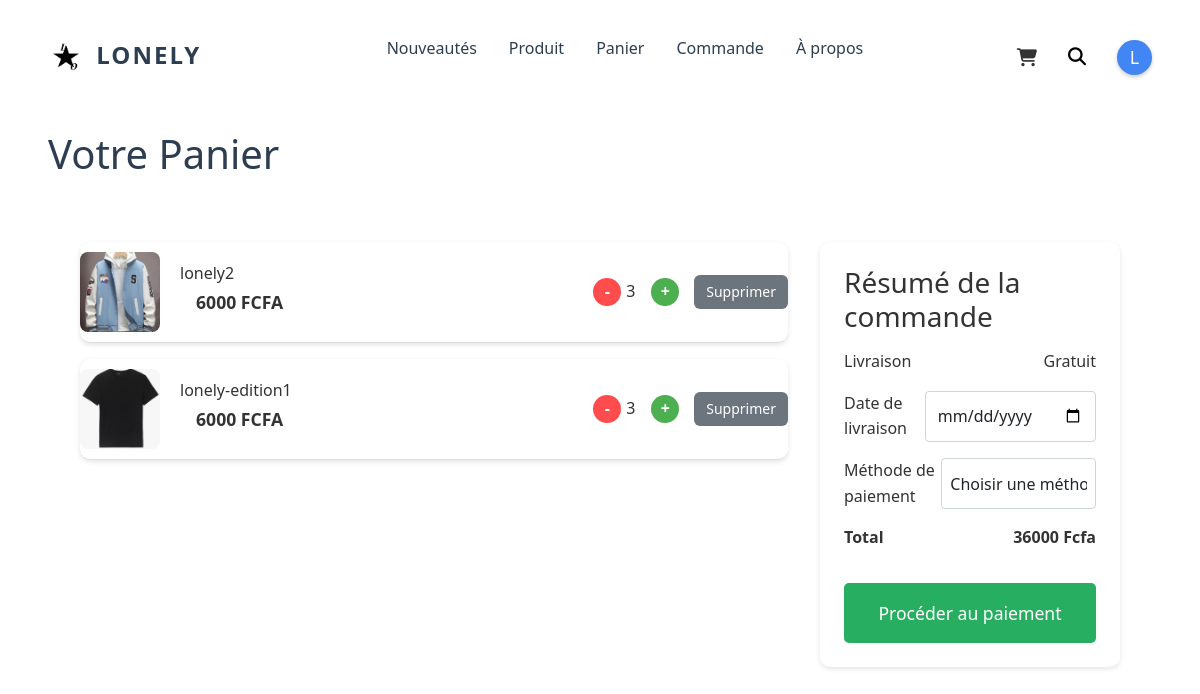
The app's page /panier/ (signed in) with its own data.
### app/models.py (models this page shows, shortened)
class CartItem(models.Model):
    cart = models.ForeignKey(Cart, on_delete=models.CASCADE, related_name='items')
    product = models.ForeignKey(Product, on_delete=models.CASCADE)
    quantity = models.PositiveIntegerField(default=1)

class Product(models.Model):
    category = models.ForeignKey(Category, on_delete=models.CASCADE, related_name='products')
    name = models.CharField(max_length=200)
    description = models.TextField(blank=True, null=True)
    price = models.IntegerField()
    image = models.ImageField(upload_to='products/', blank=True, null=True)
    stock = models.PositiveIntegerField(default=0)
    sizes = models.CharField(max_length=100, default='S,M,L,XL,XXL', blank=True)

### app/views.py (the view)
# urls.py: path('panier/', views.view_cart, name='panier'),
@login_required
def view_cart(request):
    cart, created = Cart.objects.get_or_create(user=request.user)
    items = cart.items.all()
    total = sum(item.product.price * item.quantity for item in items)
    return render(request, 'Panier/panier.html', {'items': items, 'total': total})

### app/templates/Panier/panier.html (shortened to what this page needs)
<!DOCTYPE html>
    {% load static %}
<html lang="fr">
<head>
    <link rel="stylesheet" href="https://cdnjs.cloudflare.com/ajax/libs/font-awesome/6.7.2/css/all.min.css"
 />
    <link href="https://cdn.jsdelivr.net/npm/bootstrap@5.0.2/dist/css/bootstrap.min.css" rel="stylesheet"
>
    <link rel="stylesheet" href="{% static 'style/style1.css' %}" />
    <link rel="stylesheet" href="{% static 'style/style.css' %}" />
    <link rel="stylesheet" href="{% static 'style/styles.css' %}">
</head>
<body>
    <header>
        <nav>
            <div class="logo">
                <img src="{% static 'image/logo.png' %}" alt="Lonely Logo" style="width: 40px; height: 40px; object-fit: contain;">
                LONELY
            </div>
            <ul class="nav-links">
                <li><a href="{% url 'index' %}">Nouveautés</a></li>
                <li><a href="{% url 'produit' %}">Produit</a></li>
                <li><a href="{% url 'panier' %}">Panier</a></li>
                <li><a href="{% url 'commande' %}">Commande</a></li>
                <li><a href="#apropos">À propos</a></li>
            </ul>
<div class="icons">
    <a href="{% url 'panier' %}">
        <i class="fa-solid fa-cart-shopping"></i>
    </a>
    <div class="input-wrapper">
        <button type="button" class="icon">
            <i class="fa-solid fa-magnifying-glass"></i>
        </button>
        <input placeholder="search..." class="input" name="text" type="text">
    </div>
    {% if user.is_authenticated %}
            <div class="user-profile-button">
                <a href="#" class="user-initial" style="background-color: #4285f4; color: white; width: 35px; height: 35px; border-radius: 50%; display: flex; align-items: center; justify-content: center; text-decoration: none; font-weight: 500; box-shadow: 0 2px 4px rgba(0,0,0,0.2);">
                    {{ user.username|first|upper }}
                </a>
            </div>
    {% else %}
            <a href="{% url 'login' %}" class="login-button" style="text-decoration: none;">
                <i class="fa-solid fa-user"></i>
            </a>
    {% endif %}
</div>
</nav>
<main class="cart-page">
    <h1>Votre Panier</h1>
    <div class="cart-container">
        <div class="cart-items">
            {% if not items %}
                <p>Votre panier est vide.</p>
            {% else %}
                {% for item in items %}
                <div class="cart-item" style="display: flex; align-items: center; gap: 20px; border-bottom: 1px solid #ddd; padding: 10px 0;">
                    <img src="{{ item.product.image.url }}" alt="{{ item.product.name }}" style="width: 80px; height: 80px; object-fit: cover; border-radius: 8px;">
                    <div class="item-details" style="flex-grow: 1;">
                        <h3 style="margin: 0; font-size: 16px;">{{ item.product.name }}</h3>
                        <p class="price" style="margin: 4px 0; font-weight: bold; color: #333;">{{ item.product.price }} FCFA</p>
                    </div>
                    <div style="display: flex; align-items: center; gap: 15px;">
                        <form method="post" action="{% url 'update_quantity' item.id %}" style="display: flex; align-items: center; gap: 5px;">
                            <button type="submit" name="action" value="decrease"
                                style="width: 28px; height: 28px; border-radius: 50%; background-color: #ff4d4d; color: white; border: none; cursor: pointer; font-size: 16px; font-weight: bold;">
                                -
                            </button>
                            <span class="quantity" style="font-size: 16px; font-weight: 500; min-width: 20px; text-align: center;">{{ item.quantity }}</span>
                            <button type="submit" name="action" value="increase"
                                style="width: 28px; height: 28px; border-radius: 50%; background-color: #4CAF50; color: white; border: none; cursor: pointer; font-size: 16px; font-weight: bold;">
                                +
                            </button>
                        </form>
                        <form method="post" action="{% url 'supprimer_panier' item.id %}">
                            <button type="submit"
                                style="padding: 6px 12px; background-color: #6c757d; color: white; border: none; border-radius: 6px; cursor: pointer; font-size: 14px;">
                                Supprimer
                            </button>
                        </form>
                    </div>
                </div>
                {% endfor %}
            {% endif %}
        </div>
        <div class="cart-summary">
            <h3>Résumé de la commande</h3>
            <div class="summary-line">
                <span>Livraison</span>
                <span>Gratuit</span>
            </div>
            <div class="summary-line">
                <span>Date de livraison</span>
                <input type="date"
                       name="date_livraison"
                       id="date_livraison"
                       class="form-control"
                       required>
            </div>
            <form method="POST" action="{% url 'placer_commande' %}" id="payment-form" onsubmit="return validateForm()">
                <div class="summary-line">
                    <span>Méthode de paiement</span>
                    <select name="payment_method" id="payment_method" class="form-control" required>
                        <option value="">Choisir une méthode</option>
                    </select>
                </div>
                <div class="summary-line">
                    <b><span>Total</span></b>
                    <b><span>{{ total }} Fcfa</span></b>
                </div>
                <button type="submit" class="checkout-button">Procéder au paiement</button>
            </form>
        </div>
    </div>
</main>
{% load static %}
{% load static %}
</body>
</html>

### app/static/style/style1.css (style rules this page uses)
:root { --primary-color: #333; --background-color: #fff; --accent-color: #666; --spacing: 2rem; }
* { margin: 0; padding: 0; box-sizing: border-box; }
body { font-family: 'Inter', sans-serif; line-height: 1.6; color: var(--primary-color); background-color: var(--background-color); }
header { padding: 1rem var(--spacing); position: fixed; width: 100%; background: rgba(255, 255, 255, 0.95); z-index: 1000; top: 0; }
main { padding-top: calc(70px + 1rem); }
nav { display: flex; justify-content: space-between; align-items: center; max-width: 1200px; margin: 0 auto; }
.icons { display: flex; align-items: center; gap: 15px; font-size: large; }
.input-wrapper { display: flex; align-items: center; justify-content: center; gap: 22px; position: relative; }
.input { border-style: none; height: 50px; width: 50px; padding: 10px; outline: none; border-radius: 50%; transition: .5s ease-in-out; font-size: 17px; padding-right: 40px; color: #000000; }
.input::placeholder, .input { font-family: 'Trebuchet MS', 'Lucida Sans Unicode', 'Lucida Grande', 'Lucida Sans', Arial, sans-serif; font-size: 17px; }
.input::placeholder { color: #8f8f8f; }
.icon { display: flex; align-items: center; justify-content: center; position: absolute; font-size: large; right: 0px; cursor: pointer; width: 50px; height: 50px; outline: none; border-style: none; border-radius: 50%; pointer-events: painted; background-color: transparent; transition: .2s linear; }
.logo { font-size: 1.5rem; font-weight: bold; letter-spacing: 2px; }
nav ul.nav-links { display: flex; gap: 2rem; list-style: none; }
nav a { text-decoration: none; color: var(--primary-color); font-weight: 500; }
.cart-container { display: flex; gap: 2rem; max-width: 1200px; margin: 0 auto; padding: 2rem; }
#payment_method { width: 100%; padding: 0.5rem; border: 1px solid #ced4da; border-radius: 4px; background-color: white; font-size: 1rem; }
.checkout-button { width: 100%; padding: 1rem; background-color: #0d6efd; color: white; border: none; border-radius: 4px; font-size: 1.1rem; font-weight: 500; cursor: pointer; transition: background-color 0.3s ease; text-decoration: none; display: inline-block; text-align: center; }

### app/static/style/style.css (style rules this page uses)
:root { --primary-color: #333; --background-color: #fff; --accent-color: #666; --spacing: 2rem; }
* { margin: 0; padding: 0; box-sizing: border-box; }
body { font-family: 'Inter', sans-serif; line-height: 1.6; color: var(--primary-color); background-color: var(--background-color); }
header { padding: 1rem var(--spacing); position: fixed; width: 100%; background: rgba(255, 255, 255, 0.95); z-index: 1000; }
nav { display: flex; justify-content: space-between; align-items: center; max-width: 1200px; margin: 0 auto; }
.logo { font-size: 1.5rem; font-weight: bold; letter-spacing: 2px; }
nav ul { display: flex; list-style: none; gap: 2rem; }
nav a { text-decoration: none; color: var(--primary-color); font-weight: 500; }

### records on screen
CartItem: product.image (picture), product.name "lonely2", product.price "6000", quantity "3"
CartItem: product.image (picture), product.name "lonely-edition1", product.price "6000", quantity "3"

### other values on screen
{{ user.username|first|upper }} "L"
{{ total }} "36000"
